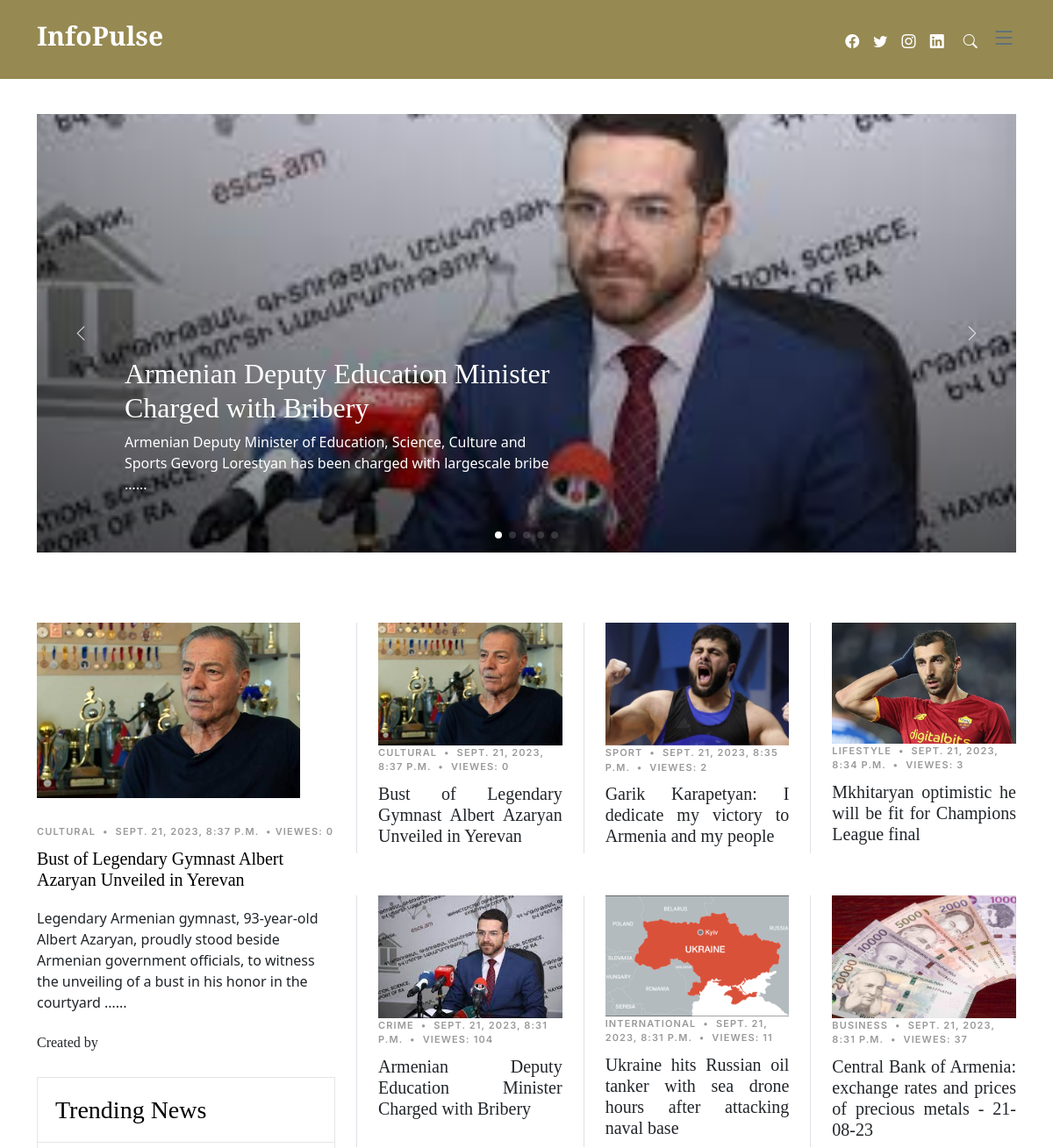
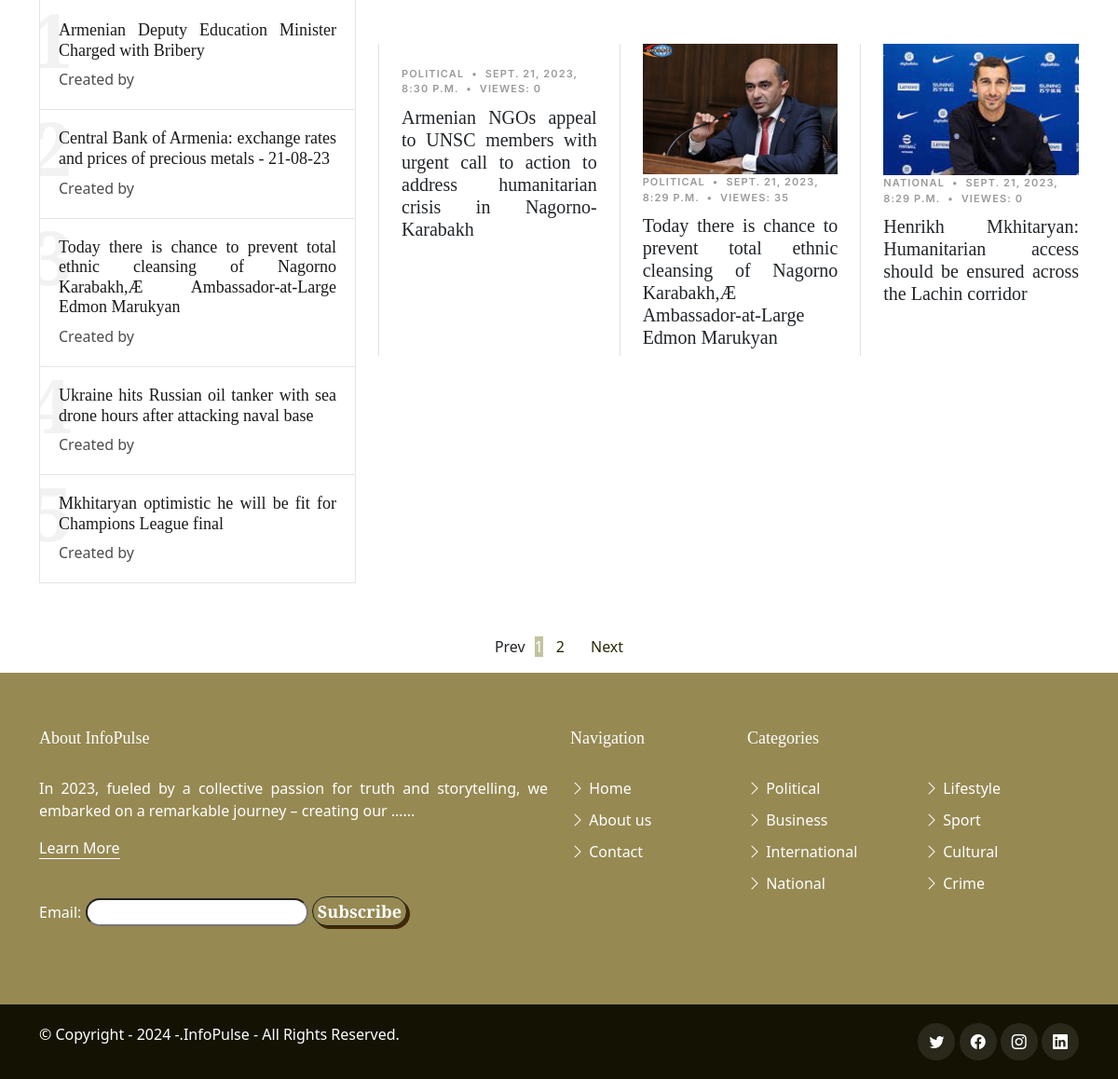
The page / on the database its author committed (2 pictures, top to bottom).
### core/models.py (models this page shows, shortened)
class News(models.Model):
    NEWS_TYPES = (
        ("1", "Political"),
        ("2", "Business"),
        ("3", "International"),
        ("4","National"),
        ("5","Lifestyle"),
        ("6", "Sport"),
        ("7", "Cultural"),
        ("8", "Crime")
    )
    title = models.CharField(max_length=150)
    description = models.TextField()
    date = models.DateTimeField(auto_now=True)
    news_type = models.CharField(choices=NEWS_TYPES, default="4", max_length=1)
    user = models.ForeignKey(User, on_delete=models.CASCADE)
    image = models.ImageField(upload_to='images/', default=None, null=True, blank=True)
    view_count = models.PositiveIntegerField(default=0)

class Info(models.Model):
    app_name = models.CharField(max_length=9)
    about = models.TextField(max_length=1000)
    mission = models.TextField(max_length=1000)
    latest_news_text1 = models.TextField(max_length=1000)
    latest_news_text2 = models.TextField(max_length=1000)
    about_team = models.TextField(max_length=1000)
    pub_date = models.DateTimeField(auto_now_add= True)
    def yearpublished(self):
        current_year = timezone.now().year
        return current_year

### core/views.py (the view, shortened to what this page needs)
# urls.py: path('', Home.as_view(), name = "home"),
class Home(Filters):
    template_name = "index.html"
    paginate_by = 9
    def get(self, request, *args, **kwargs):
        return super().get(request, *args, **kwargs)
    def get_queryset(self):
        queryset = super(Home, self).get_queryset()
        return queryset.order_by('-date')
    def get_context_data(self, **kwargs):
        info_instance = Info.objects.all()
        context = super().get_context_data(**kwargs)
        context['info'] = info_instance
        context['filter'] = NewsFilter(self.request.GET, queryset=self.get_queryset())
        return context

### core/templatetags/pagination_tags.py (called while the page is built)
@register.simple_tag
def url_replace(request, field, value):
    dict_ = request.GET.copy()
    dict_[field] = value
    return dict_.urlencode()

### core/views.py (called while the page is built)
    def get_context_data(self, *args, **kwargs):
        context = super().get_context_data(*args, **kwargs)
        most_viewed_news = News.objects.order_by('-view_count')[:5]
        newest_news=News.objects.order_by('-date')[:5]
        context['most_viewed_news'] = most_viewed_news
        context['newest_news'] = newest_news
        return context

### templates/index.html (shortened to what this page needs)
{% extends 'base_home.html' %}
{% load static %}
{% block bodycontent %}
{% load pagination_tags %}
    <section id="hero-slider" class="hero-slider">
      <div class="container-md" data-aos="fade-in">
        <div class="row">
          <div class="col-12">
            <div class="swiper sliderFeaturedPosts">
              <div class="swiper-wrapper">
                {% for new in most_viewed_news %}
                <div class="swiper-slide">
                  <a href="{% url 'news_details' new.id %}" class="img-bg d-flex align-items-end" style="background-image: url({{new.image.url}})">
                    <div class="img-bg-inner">
                      <h2>{{ new.title }}</h2>
                      <p>{{ new.description | truncatewords:17 }}...</p>
                    </div>
                  </a>
                </div>
                {% endfor %}
              </div>
              <div class="custom-swiper-button-next">
                <span class="bi-chevron-right"></span>
              </div>
              <div class="custom-swiper-button-prev">
                <span class="bi-chevron-left"></span>
              </div>
              <div class="swiper-pagination"></div>
            </div>
          </div>
        </div>
      </div>
    </section>
    <section id="posts" class="posts">
      <div class="container" data-aos="fade-up">
        <div class="row g-5">
          <div class="col-lg-4">
            {% for new in newest_news|slice:":1" %}
            <div class="post-entry-1">
              <a href="{% url 'news_details' new.id %}">
                <img src="{{ new.image.url }}" alt="" class="img-fluid fixed-size-image">
              </a>
              <div class="post-meta"><span class="date">{{new.get_news_type_display}}</span> <span class="mx-1">&bullet;</span> <span>{{new.date}}</span>
                <span class="mx-1">&bullet;</span>Viewes: {{new.view_count}}</span> </div>
              <h2><a href="{% url 'news_details' new.id %}">{{new.title}}</a></h2>
              <p class="mb-4 d-block">{{ new.description | truncatewords:25 }}...</p>
                <div class="name">
                  <h6 class="m-0 p-0">Created by  </h6>
                </div>
            </div>
              {% endfor %}
            <div class="trending">
              <h3>Trending News</h3>
                <ul class="trending-post">
                {% for new in most_viewed_news %}
                  <li>
                    <a href="{% url 'news_details' new.id %}">
                      <span class="number">{{forloop.counter}}</span>
                      <h3 style="text-align: justify;">{{new.title}}</h3>
                      <span class="author">Created by </span>
                    </a>
                  </li>
                {% endfor %}
                </ul>
            </div>
          </div>
            <div class="col-lg-8">
              <div class="row g-5">
                {% for new in news %}
                <div class="col-lg-4 border-start custom-border">
                  <div class="post-entry-1-small">
                    <a href="{% url 'news_details' new.id %}">
                      <img src="{{new.image.url}}" alt="" class="img-fluid" class="align-items-center">
                    </a>
                    <div class="post-meta">
                      <span class="date">{{new.get_news_type_display}}</span>
                      <span class="mx-1">&bullet;</span>
                      <span>{{new.date}}</span>
                      <span class="mx-1">&bullet;</span>
                      <span>Viewes: {{new.view_count}}</span>
                    </div>
                    <h2 style="font-size: 20px; text-align: justify;"><a href="{% url 'news_details' new.id %}">{{new.title}}</a></h2>
                  </div>
                </div>
                {% endfor %}
              </div>
            </div>
          </div>
        </div>
      </section>
      <div>
        {% if is_paginated %}
        <nav aria-label="Page navigation example" class="d-flex justify-content-center pt-3">
          <ul class="pagination">
            {% if page_obj.has_previous %}
              <li style="margin-right: 10px;"><a class="pagination-link" href="?{% url_replace request 'page' page_obj.previous_page_number %}">Prev</a></li>
            {% else %}
              <li style="margin-right: 10px;" class="disabled"><span>Prev</span></li>
            {% endif %}
            {% for i in page_obj.paginator.page_range %}
              {% if page_obj.number == i %}
                  <li class="active"><span class="active-page" style="margin-right: 14px;">{{ i }}<span class="sr-only">(current)</span></span></li>
              {% else %}
              <li><a href="?{% url_replace request 'page' i %}" class="pagination-link" style="margin-right: 14px;" > {{ i }} </a></li>
              {% endif %}
            {% endfor %}
            {% if page_obj.has_next %}
              <li style="margin-left: 14px;"><a href="?{% url_replace request 'page' page_obj.next_page_number %}" class="pagination-link">Next</a></li>
            {% else %}
              <li style="margin-right: 14px;" class="disabled"><span>Next</span></li>
            {% endif %}
          </ul>
        </nav>
      {% endif %}
{% endblock %}

### templates/base_home.html (shortened to what this page needs)
{% load static %}
<!DOCTYPE html>
<html lang="en">
<head>
  <link href="{% static 'assets/vendor/bootstrap/css/bootstrap.min.css' %}" rel="stylesheet">
  <link href="{% static 'assets/vendor/bootstrap-icons/bootstrap-icons.css' %}" rel="stylesheet">
  <link href="{% static 'assets/vendor/swiper/swiper-bundle.min.css' %}" rel="stylesheet">
  <link href="{% static 'assets/vendor/glightbox/css/glightbox.min.css' %}" rel="stylesheet">
  <link href="{% static 'assets/vendor/aos/aos.css' %}" rel="stylesheet">
  <link href="{% static 'assets/css/variables.css' %}" rel="stylesheet">
  <link href="{% static 'assets/css/main.css' %}" rel="stylesheet">
</head>
<body>
  <header id="header" class="header d-flex align-items-center fixed-top">
    <div class="container-fluid container-xl d-flex align-items-center justify-content-between">
      <a href="/" class="logo d-flex align-items-center">
        <h1>InfoPulse</h1>
      </a>
      <div class="position-relative">
        <a href="https://www.facebook.com/newsamarm" class="fab fa-1x" style="color: #fff; padding: 6px;"  target="_blank"><span class="bi-facebook"></span></a>
        <a href="https://twitter.com/NEWSamSport" class="fab fa-1x" style="color: #fff; padding: 6px;" target="_blank"><span class="bi-twitter"></span></a>
        <a href="https://www.instagram.com/news.am/" class="fab fa-1x" style="color: #fff; padding: 6px;" target="_blank"><span class="bi-instagram"></span></a>
        <a href="https://www.linkedin.com/in/new-info-033b32179/" class="fab fa-1x" style="color: #fff; padding: 6px;" target="_blank"><i class="bi bi-linkedin"></i></a>
        <a href="#" class="fab fa-1x js-search-open" style="color: #fff; padding: 6px;"><span class="bi-search" style="color: #fff; padding: 6px;"></span></a>
        <i class="bi bi-list mobile-nav-toggle"></i>
      </div>
    </div>
  </header>
  <main id="main">
  {% block bodycontent %}
  {% endblock %}
</main>
  <footer id="footer" class="footer">
    <div class="footer-content">
      <div class="container">
        <div class="row">
          <div class="col-lg-6">
            {% for i in info %}
            <h3 class="footer-heading">About {{i.app_name}}</h3>
            <p style="text-align: justify;">{{i.about | truncatewords:20}}...</p>
            {% endfor %}
            <p><a href="{% url 'about' %}" class="footer-link-more">Learn More</a></p>
            <div class="flex flex-row justify-end space-x-3 py-4">
              <form method="post" action="{% url 'subscribe' %}">
                <label for="email">Email:</label>
                <input type="email" name="email" id="email" required>
                <button type="submit" class="button-74">Subscribe</button>
              </form>
            </div>
          </div>
          <div class="col-6 col-lg-2">
            <h3 class="footer-heading">Navigation</h3>
            <ul class="footer-links list-unstyled">
              <li><a href="/"><i class="bi bi-chevron-right"></i> Home</a></li>
              <li><a href="{% url 'about' %}"><i class="bi bi-chevron-right"></i> About us</a></li>
              <li><a href="{% url 'contact' %}"><i class="bi bi-chevron-right"></i> Contact</a></li>
            </ul>
          </div>
          <div class="col-6 col-lg-2">
            <h3 class="footer-heading">Categories</h3>
            <ul class="footer-links list-unstyled">
              <li><a href="../../?news_type=1"><i class="bi bi-chevron-right"></i> Political</a></li>
              <li><a href="../../?news_type=2"><i class="bi bi-chevron-right"></i> Business</a></li>
              <li><a href="../../?news_type=3"><i class="bi bi-chevron-right"></i> International</a></li>
              <li><a href="../../?news_type=4"><i class="bi bi-chevron-right"></i> National</a></li>
            </ul>
          </div>
          <div class="col-6 col-lg-2">
            <h3 class="footer-heading"><br></h3>
            <ul class="footer-links list-unstyled">
              <li><a href="../../?news_type=5"><i class="bi bi-chevron-right"></i> Lifestyle</a></li>
              <li><a href="../../?news_type=6"><i class="bi bi-chevron-right"></i> Sport</a></li>
              <li><a href="../../?news_type=7"><i class="bi bi-chevron-right"></i> Cultural</a></li>
              <li><a href="../../?news_type=8"><i class="bi bi-chevron-right"></i> Crime</a></li>
            </ul>
          </div>
        </div>
        </div>
    </div>
    <div class="footer-legal">
      <div class="container">
        <div class="row justify-content-between">
          <div class="col-md-6 text-center text-md-start mb-3 mb-md-0">
            <div class="copyright">
              {% for i in info %}
              © Copyright <strong><span>- {{i.yearpublished}} -</span></strong>.<strong><span>{{i.app_name}}</span></strong> - All Rights Reserved.
              {% endfor %}
            </div>
          </div>
          <div class="col-md-6">
            <div class="social-links mb-3 mb-lg-0 text-center text-md-end">
              <a href="https://twitter.com/NEWSamSport" class="twitter" target="_blank"><i class="bi bi-twitter"></i></a>
              <a href="https://www.facebook.com/newsamarm" class="facebook" target="_blank"><i class="bi bi-facebook"></i></a>
              <a href="https://www.instagram.com/news.am/" class="instagram" target="_blank"><i class="bi bi-instagram"></i></a>
              <a href="https://www.linkedin.com/in/new-info-033b32179/" class="linkedin" target="_blank"><i class="bi bi-linkedin"></i></a>
            </div>
          </div>
        </div>
      </div>
    </div>
  </footer>
</body>
</html>

### static/assets/css/variables.css (style rules this page uses)
:root { --font-default: 'EB Garamond', system-ui, -apple-system, "Segoe UI", Roboto, "Helvetica Neue", Arial, "Noto Sans", "Liberation Sans", sans-serif, "Apple Color Emoji", "Segoe UI Emoji", "Segoe UI Symbol", "Noto Color Emoji"; --font-primary: 'EB Garamond', serif; --font-secondary: 'Inter', sans-serif; --color-default: #212529; --color-default-rgb: 33, 37, 41; --color-links: #212529; --color-links-hover: #15171a; --color-primary: #212529; --color-primary-light: #26282c; --color-primary-dark: #0b0c0e; --color-primary-rgb: 33, 37, 41; --color-primary-light-rgb: 38, 40, 44; --color-primary-dark-rgb: 11, 12, 14; --color-secondary: #596d80; --color-secondary-light: #8498aa; --color-secondary-dark: #404f5c; --color-secondary-rgb: 89, 109, 128; --color-secondary-light-rgb: 132, 152, 170; --color-secondary-dark-rgb: 64, 79, 92; --color-blue: #0d6efd; --color-blue-rgb: 13, 110, 253; --color-indigo: #6610f2; --color-indigo-rgb: 102, 16, 242; --color-purple: #6f42c1; --color-purple-rgb: 111, 66, 193; --color-pink: #f3268c; --color-pink-rgb: 243, 38, 140; --color-red: #df1529; --color-red-rgb: 223, 21, 4; --color-orange: #fd7e14; --color-orange-rgb: 253, 126, 20; --color-yellow: #ffc107; --color-yellow-rgb: 255, 193, 7; --color-green: #059652; --color-green-rgb: 5, 150, 82; --color-teal: #20c997; --color-teal-rgb: 32, 201, 151; --color-cyan: #0dcaf0; --color-cyan-rgb: 13, 202, 240; --color-white: #ffffff; --color-white-rgb: 255, 255, 255; --color-gray: #6c757d; --color-gray-rgb: 108, 117, 125; --color-black: #000000; --color-black-rgb: 0, 0, 0; }
:root { --bs-blue: var(--color-blue); --bs-indigo: var(--color-indigo); --bs-purple: var(--color-purple); --bs-pink: var(--color-pink); --bs-red: var(--color-red); --bs-orange: var(--color-orange); --bs-yellow: var(--color-yellow); --bs-green: var(--color-green); --bs-teal: var(--color-teal); --bs-cyan: var(--color-cyan); --bs-white: var(--color-white); --bs-gray: var(--color-gray); --bs-gray-dark: #343a40; --bs-gray-100: #f8f9fa; --bs-gray-200: #e9ecef; --bs-gray-300: #dee2e6; --bs-gray-400: #ced4da; --bs-gray-500: #adb5bd; --bs-gray-600: #6c757d; --bs-gray-700: #495057; --bs-gray-800: #343a40; --bs-gray-900: #212529; --bs-primary: var(--color-blue); --bs-secondary: var(--color-blue); --bs-success: #198754; --bs-info: #0dcaf0; --bs-warning: #ffc107; --bs-danger: #dc3545; --bs-light: #f8f9fa; --bs-dark: #212529; --bs-primary-rgb: var(--color-primary-rgb); --bs-secondary-rgb: var(--color-secondary-rgb); --bs-success-rgb: 25, 135, 84; --bs-info-rgb: 13, 202, 240; --bs-warning-rgb: 255, 193, 7; --bs-danger-rgb: 220, 53, 69; --bs-light-rgb: 248, 249, 250; --bs-dark-rgb: 33, 37, 41; --bs-white-rgb: var(--color-white-rgb); --bs-black-rgb: var(--color-black-rgb); --bs-body-color-rgb: var(--color-default-rgb); --bs-body-bg-rgb: 255, 255, 255; --bs-font-sans-serif: var(--font-default); --bs-font-monospace: SFMono-Regular, Menlo, Monaco, Consolas, "Liberation Mono", "Courier New", monospace; --bs-gradient: linear-gradient(180deg, rgba(255, 255, 255, 0.15), rgba(255, 255, 255, 0)); --bs-body-font-family: var(--font-default); --bs-body-font-size: 1rem; --bs-body-font-weight: 400; --bs-body-line-height: 1.5; --bs-body-color: var(--color-default); --bs-body-bg: #fff; }

### rows shown on the page
News: image (picture), title "Armenian Deputy Education Minister Charged with Bribery", description "Armenian Deputy Minister of Education, Science, Culture and Sports Gevorg Lorestyan has been charged with largescale bribe …", news_type "CRIME", date "SEPT. 21, 2023, 8:31 P.M.", view_count "104"
News: image (picture), news_type "CULTURAL", date "SEPT. 21, 2023, 8:37 P.M.", view_count "0", title "Bust of Legendary Gymnast Albert Azaryan Unveiled in Yerevan", description "Legendary Armenian gymnast, 93-year-old Albert Azaryan, proudly stood beside Armenian government officials, to witness the unveiling of a bust in his honor in the courtyard …"
News: title "Central Bank of Armenia: exchange rates and prices of precious metals - 21-08-23", image (picture), news_type "BUSINESS", date "SEPT. 21, 2023, 8:31 P.M.", view_count "37"
News: title "Today there is chance to prevent total ethnic cleansing of Nagorno Karabakh,Æ Ambassador-at-Large Edmon Marukyan", image (picture), news_type "POLITICAL", date "SEPT. 21, 2023, 8:29 P.M.", view_count "35"
News: title "Ukraine hits Russian oil tanker with sea drone hours after attacking naval base", image (picture), news_type "INTERNATIONAL", date "SEPT. 21, 2023, 8:31 P.M.", view_count "11"
News: title "Mkhitaryan optimistic he will be fit for Champions League final", image (picture), news_type "LIFESTYLE", date "SEPT. 21, 2023, 8:34 P.M.", view_count "3"
News: image (picture), news_type "SPORT", date "SEPT. 21, 2023, 8:35 P.M.", view_count "2", title "Garik Karapetyan: I dedicate my victory to Armenia and my people"
News: news_type "POLITICAL", date "SEPT. 21, 2023, 8:30 P.M.", view_count "0", title "Armenian NGOs appeal to UNSC members with urgent call to action to address humanitarian crisis in Nagorno-Karabakh"
News: image (picture), news_type "NATIONAL", date "SEPT. 21, 2023, 8:29 P.M.", view_count "0", title "Henrikh Mkhitaryan: Humanitarian access should be ensured across the Lachin corridor"
Info: app_name "InfoPulse", about "In 2023, fueled by a collective passion for truth and storytelling, we embarked on a remarkable journey – creating our …", yearpublished "2024"

### other values the page prints
{{ i }} "1"
{{ i }} "2"
